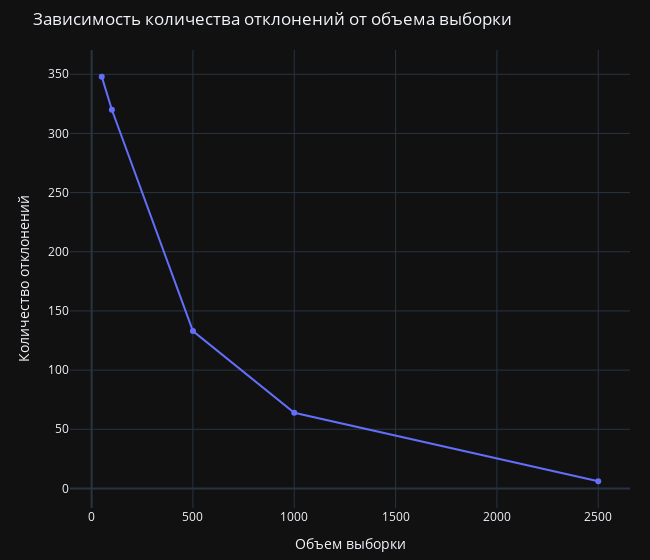

Notebook code for this chart:
### Code cell
fig = px.line(diff_count, x='gen_size', y='diff_count',
              labels={
                  'gen_size': 'Объем выборки',
                  'diff_count': 'Количество отклонений'
              },
              title='Зависимость количества отклонений от объема выборки',
              width=650,
              template=theme,
              markers='o')
fig.update_layout(margin=dict(l=70, r=20, b=10, t=50))
fig.show()

### Figure 1 — Plotly figure (JSON) as saved in the notebook; plotly's stock layout.template omitted (floating-point values rounded to 4 significant figures)
{"data": [{"hovertemplate": "Объем выборки=%{x}<br>Количество отклонений=%{y}<extra></extra>", "legendgroup": "", "line": {"color": "#636efa", "dash": "solid"}, "marker": {"symbol": "circle"}, "mode": "lines+markers", "name": "", "orientation": "v", "showlegend": false, "type": "scatter", "x": [50, 100, 500, 1000, 2500], "xaxis": "x", "y": [348, 320, 133, 64, 6], "yaxis": "y"}], "layout": {"legend": {"tracegroupgap": 0}, "margin": {"b": 10, "l": 70, "r": 20, "t": 50}, "title": {"text": "Зависимость количества отклонений от объема выборки"}, "width": 650, "xaxis": {"anchor": "y", "domain": [0, 1], "title": {"text": "Объем выборки"}}, "yaxis": {"anchor": "x", "domain": [0, 1], "title": {"text": "Количество отклонений"}}}}
